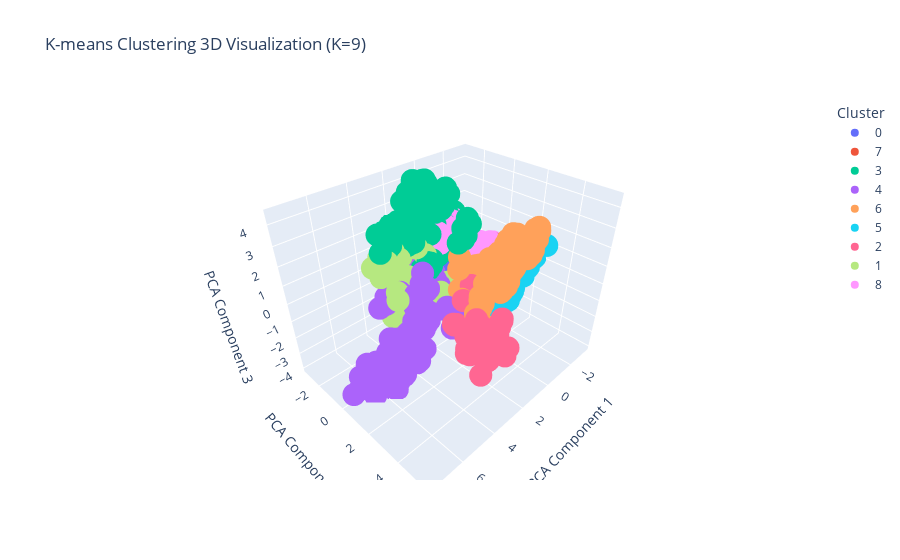

Notebook code cell kept with this figure:
### Code cell
import plotly.express as px
from sklearn.decomposition import PCA
from sklearn.cluster import KMeans

# Giảm chiều xuống 3 thành phần chính
pca = PCA(n_components=3)
X_pca_3d = pca.fit_transform(X)

# Chọn số cụm K, ví dụ 9 hoặc 11
k = 9

# Chạy K-means clustering
kmeans = KMeans(n_clusters=k, init='k-means++', n_init=10, random_state=42)
labels = kmeans.fit_predict(X)

# Chuẩn bị DataFrame để vẽ
import pandas as pd
df_vis = pd.DataFrame(X_pca_3d, columns=['PC1', 'PC2', 'PC3'])
df_vis['Cluster'] = labels.astype(str)

# Vẽ biểu đồ 3D interactive với Plotly
fig = px.scatter_3d(df_vis, x='PC1', y='PC2', z='PC3',
                    color='Cluster',
                    title=f'K-means Clustering 3D Visualization (K={k})',
                    labels={'PC1': 'PCA Component 1',
                            'PC2': 'PCA Component 2',
                            'PC3': 'PCA Component 3'})

fig.show()

### Figure 1 — Plotly figure (JSON) as saved in the notebook; plotly's stock layout.template omitted (floating-point values rounded to 4 significant figures; data arrays with more than 128 entries replaced by an {"elided": "..."} marker saying what was removed)
{"data": [{"hovertemplate": "Cluster=0<br>PCA Component 1=%{x}<br>PCA Component 2=%{y}<br>PCA Component 3=%{z}<extra></extra>", "legendgroup": "0", "marker": {"color": "#636efa", "symbol": "circle"}, "mode": "markers", "name": "0", "scene": "scene", "showlegend": true, "type": "scatter3d", "x": {"elided": "768 float values"}, "y": {"elided": "768 float values"}, "z": {"elided": "768 float values"}}, {"hovertemplate": "Cluster=7<br>PCA Component 1=%{x}<br>PCA Component 2=%{y}<br>PCA Component 3=%{z}<extra></extra>", "legendgroup": "7", "marker": {"color": "#EF553B", "symbol": "circle"}, "mode": "markers", "name": "7", "scene": "scene", "showlegend": true, "type": "scatter3d", "x": {"elided": "624 float values"}, "y": {"elided": "624 float values"}, "z": {"elided": "624 float values"}}, {"hovertemplate": "Cluster=3<br>PCA Component 1=%{x}<br>PCA Component 2=%{y}<br>PCA Component 3=%{z}<extra></extra>", "legendgroup": "3", "marker": {"color": "#00cc96", "symbol": "circle"}, "mode": "markers", "name": "3", "scene": "scene", "showlegend": true, "type": "scatter3d", "x": {"elided": "297 float values"}, "y": {"elided": "297 float values"}, "z": {"elided": "297 float values"}}, {"hovertemplate": "Cluster=4<br>PCA Component 1=%{x}<br>PCA Component 2=%{y}<br>PCA Component 3=%{z}<extra></extra>", "legendgroup": "4", "marker": {"color": "#ab63fa", "symbol": "circle"}, "mode": "markers", "name": "4", "scene": "scene", "showlegend": true, "type": "scatter3d", "x": {"elided": "343 float values"}, "y": {"elided": "343 float values"}, "z": {"elided": "343 float values"}}, {"hovertemplate": "Cluster=6<br>PCA Component 1=%{x}<br>PCA Component 2=%{y}<br>PCA Component 3=%{z}<extra></extra>", "legendgroup": "6", "marker": {"color": "#FFA15A", "symbol": "circle"}, "mode": "markers", "name": "6", "scene": "scene", "showlegend": true, "type": "scatter3d", "x": {"elided": "323 float values"}, "y": {"elided": "323 float values"}, "z": {"elided": "323 float values"}}, {"hovertemplate": "Cluster=5<br>PCA Component 1=%{x}<br>PCA Component 2=%{y}<br>PCA Component 3=%{z}<extra></extra>", "legendgroup": "5", "marker": {"color": "#19d3f3", "symbol": "circle"}, "mode": "markers", "name": "5", "scene": "scene", "showlegend": true, "type": "scatter3d", "x": {"elided": "212 float values"}, "y": {"elided": "212 float values"}, "z": {"elided": "212 float values"}}, {"hovertemplate": "Cluster=2<br>PCA Component 1=%{x}<br>PCA Component 2=%{y}<br>PCA Component 3=%{z}<extra></extra>", "legendgroup": "2", "marker": {"color": "#FF6692", "symbol": "circle"}, "mode": "markers", "name": "2", "scene": "scene", "showlegend": true, "type": "scatter3d", "x": [3.565, 4.007, 2.791, 3.329, 2.823, 4.587, 2.506, 3.509, 2.869, 4.965, 2.141, 3.624, 3.513, 3.384, 3.648, 2.819, 4.257, 4.497, 2.575, 2.906, 3.176, 2.652, 3.082, 2.222, 3.72, 2.254, 3.731, 2.594, 3.632, 2.346, 3.779, 1.571, 3.696, 2.285, 2.847, 2.466, 2.25, 3.013, 3.305, 2.005, 2.652, 2.652, 3.762, 4.593, 3.33, 4.185, 3.362, 4.514, 1.783, 3.045, 4.753, 3.454, 2.683, 4.867, 3.446, 3.969, 3.557, 3.389, 4.842, 4.425, 3.099, 3.762, 4.42], "y": [4.841, 5.086, 3.401, 5.529, 3.434, 4.787, 3.309, 5.036, 4.893, 4.927, 3.147, 5.053, 2.975, 5.017, 4.424, 3.418, 4.704, 4.791, 3.336, 5.337, 4.984, 3.349, 3.613, 3.085, 3.065, 3.118, 4.849, 2.497, 2.924, 3.255, 3.797, 2.831, 4.266, 3.154, 3.402, 3.282, 3.101, 4.91, 3.669, 3.02, 3.349, 3.349, 5.275, 5.376, 5.015, 5.467, 5.047, 5.574, 2.217, 4.92, 4.831, 5.183, 4.756, 4.847, 3.754, 5.307, 5.238, 3.734, 4.995, 5.577, 4.973, 5.275, 4.779], "z": [-0.2037, -0.3249, 0.09248, -0.2559, 0.03868, 0.5087, 0.2726, 0.6179, 0.9218, 0.5624, 0.2508, 0.8793, 0.0001341, 0.6716, 0.8698, 0.07267, 0.6705, 0.5077, 0.2305, -0.2168, 0.7413, 0.1914, 0.04204, 0.3408, 0.1347, 0.287, -0.2389, 0.5341, 0.05177, 0.3763, -0.02003, 0.4991, 1.103, 0.2353, 0.09096, 0.3111, 0.321, 0.8679, -0.08311, 0.4788, 0.1914, 0.1914, 0.5308, -0.5355, 0.6749, 0.4917, 0.6212, 0.285, 0.8054, 0.8564, 0.4205, 0.7113, 0.8371, 0.682, -0.2164, 0.4611, 0.6061, -0.1756, 0.46, 0.284, 0.7775, 0.5308, 0.5439]}, {"hovertemplate": "Cluster=1<br>PCA Component 1=%{x}<br>PCA Component 2=%{y}<br>PCA Component 3=%{z}<extra></extra>", "legendgroup": "1", "marker": {"color": "#B6E880", "symbol": "circle"}, "mode": "markers", "name": "1", "scene": "scene", "showlegend": true, "type": "scatter3d", "x": {"elided": "200 float values"}, "y": {"elided": "200 float values"}, "z": {"elided": "200 float values"}}, {"hovertemplate": "Cluster=8<br>PCA Component 1=%{x}<br>PCA Component 2=%{y}<br>PCA Component 3=%{z}<extra></extra>", "legendgroup": "8", "marker": {"color": "#FF97FF", "symbol": "circle"}, "mode": "markers", "name": "8", "scene": "scene", "showlegend": true, "type": "scatter3d", "x": {"elided": "320 float values"}, "y": {"elided": "320 float values"}, "z": {"elided": "320 float values"}}], "layout": {"legend": {"title": {"text": "Cluster"}, "tracegroupgap": 0}, "scene": {"domain": {"x": [0, 1], "y": [0, 1]}, "xaxis": {"title": {"text": "PCA Component 1"}}, "yaxis": {"title": {"text": "PCA Component 2"}}, "zaxis": {"title": {"text": "PCA Component 3"}}}, "title": {"text": "K-means Clustering 3D Visualization (K=9)"}}}
